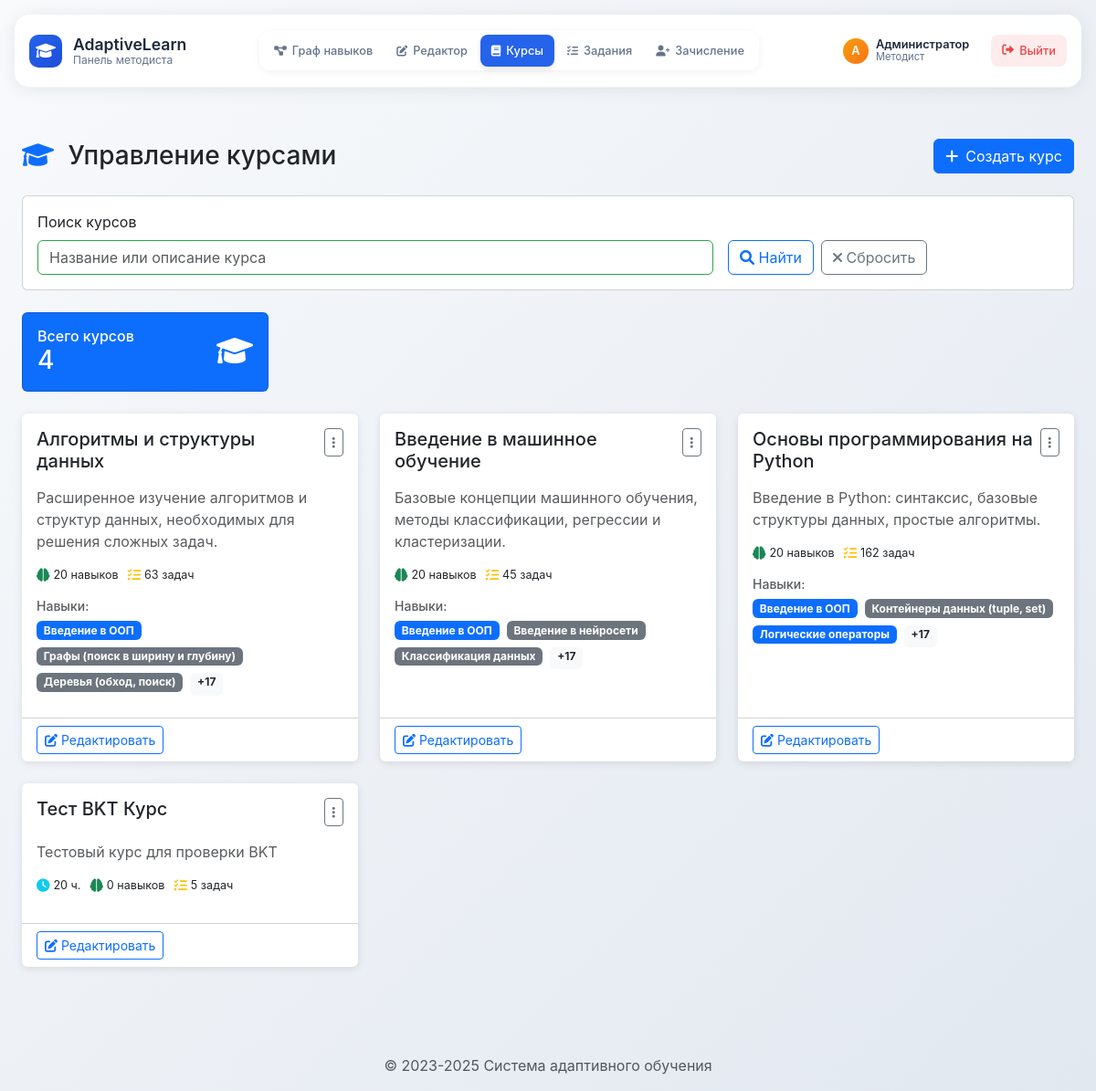
The page /methodist/courses/ (signed in) on the database as committed earlier.
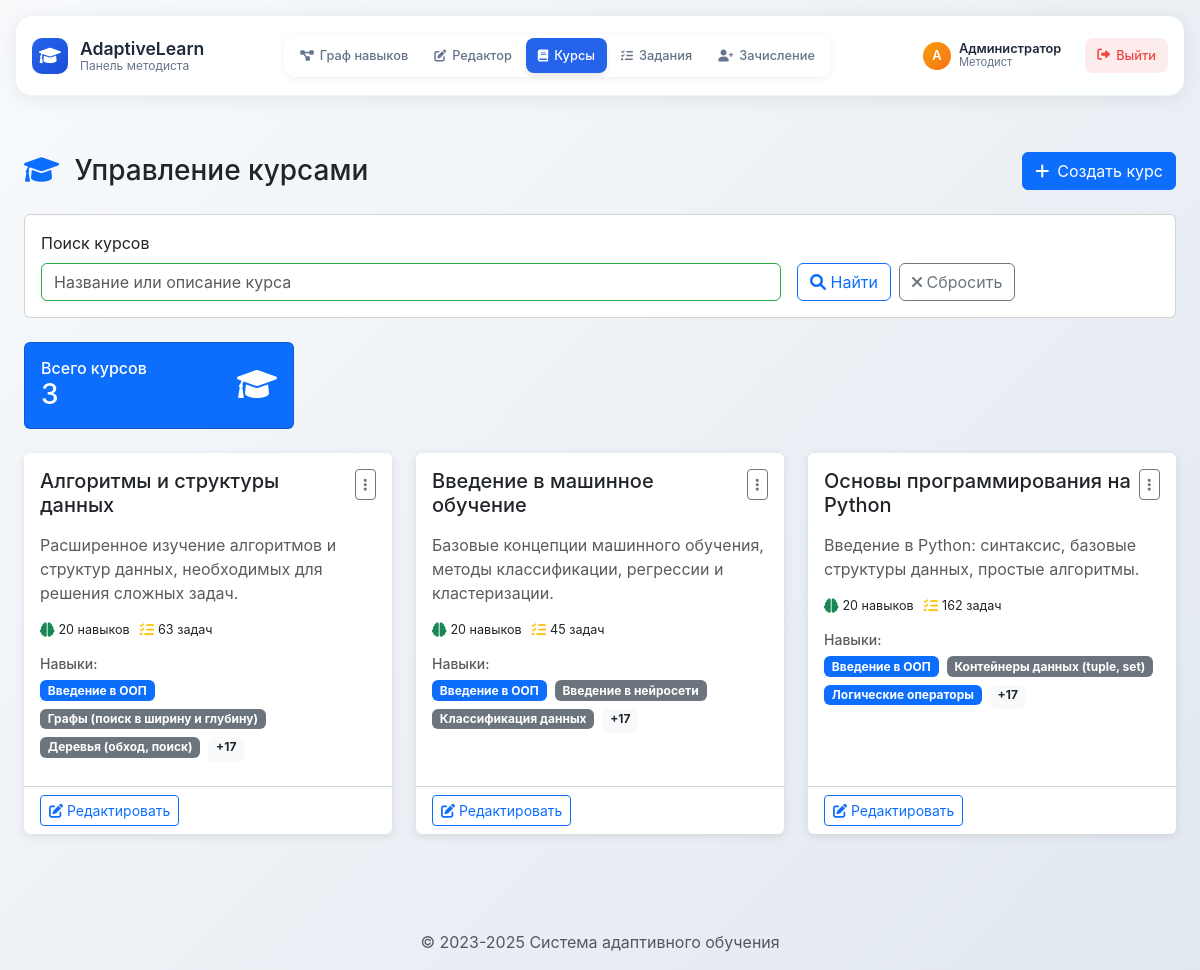
The same page on the database as committed later.
### skills/models.py (models this page shows, shortened)
class Course(models.Model):
    id = models.CharField(max_length=10, primary_key=True)
    name = models.CharField(max_length=255, verbose_name="Название курса")
    description = models.TextField(verbose_name="Описание")
    duration_hours = models.PositiveIntegerField(null=True, blank=True, verbose_name="Длительность (часы)")
    class Meta:
        verbose_name = "Курс"
        verbose_name_plural = "Курсы"

class Skill(models.Model):
    name = models.CharField(max_length=255, unique=True, verbose_name="Название навыка")
    description = models.TextField(blank=True, null=True, verbose_name="Описание навыка")
    is_base = models.BooleanField(default=False, verbose_name="Базовый навык")
    courses = models.ManyToManyField(Course, related_name="skills", verbose_name="Связанные курсы")
    prerequisites = models.ManyToManyField("self", symmetrical=False, blank=True, verbose_name="Необходимые навыки", related_name="dependent_skills")
    class Meta:
        verbose_name = "Навык"
        verbose_name_plural = "Навыки"
        ordering = ["name"]

### methodist/views_courses.py (the view)
# urls.py: path('courses/', views_courses.courses_list, name='methodist_courses'),
@login_required
@methodist_required
def courses_list(request):
    search_query = request.GET.get('search', '')
    courses = Course.objects.annotate(
        skills_count=Count('skills', distinct=True),
        tasks_count=Count('tasks', distinct=True)
    ).order_by('name')
    if search_query:
        courses = courses.filter(
            Q(name__icontains=search_query) |
            Q(description__icontains=search_query)
        )
    context = {
        'courses': courses,
        'search_query': search_query,
        'total_courses': courses.count(),
    }
    return render(request, 'methodist/courses_list.html', context)

### methodist/templates/methodist/courses_list.html (shortened to what this page needs)
{% extends 'methodist/base.html' %}
{% load static %}
{% block extra_css %}
<link rel="stylesheet" href="{% static 'methodist/css/courses.css' %}">
{% endblock %}
{% block content %}
<div class="container-fluid py-4">
    <div class="row">
        <div class="col-12">
            <div class="d-flex justify-content-between align-items-center mb-4">
                <h1 class="h3 mb-0">
                    <i class="fas fa-graduation-cap me-2 text-primary"></i>
                    Управление курсами
                </h1>
                <a href="{% url 'methodist_course_create' %}" class="btn btn-primary">
                    <i class="fas fa-plus me-2"></i>Создать курс
                </a>
            </div>
            <div class="card mb-4">
                <div class="card-body">
                    <form method="get" class="row g-3">
                        <div class="col-md-8">
                            <label for="search" class="form-label">Поиск курсов</label>
                            <input type="text" class="form-control" id="search" name="search"
                                   value="{{ search_query }}" placeholder="Название или описание курса">
                        </div>
                        <div class="col-md-4 d-flex align-items-end">
                            <button type="submit" class="btn btn-outline-primary me-2">
                                <i class="fas fa-search"></i> Найти
                            </button>
                            <a href="{% url 'methodist_courses' %}" class="btn btn-outline-secondary">
                                <i class="fas fa-times"></i> Сбросить
                            </a>
                        </div>
                    </form>
                </div>
            </div>
            <div class="row mb-4">
                <div class="col-md-3">
                    <div class="card bg-primary text-white">
                        <div class="card-body">
                            <div class="d-flex justify-content-between">
                                <div>
                                    <h6 class="card-title mb-0">Всего курсов</h6>
                                    <h3 class="mb-0">{{ total_courses }}</h3>
                                </div>
                                <div class="align-self-center">
                                    <i class="fas fa-graduation-cap fa-2x"></i>
                                </div>
                            </div>
                        </div>
                    </div>
                </div>
            </div>
            {% if courses %}
            <div class="row">
                {% for course in courses %}
                <div class="col-lg-6 col-xl-4 mb-4">
                    <div class="card course-card h-100">
                        <div class="card-body">
                            <div class="d-flex justify-content-between align-items-start mb-3">
                                <h5 class="card-title mb-0">{{ course.name }}</h5>
                                <div class="dropdown">
                                    <button class="btn btn-outline-secondary btn-sm dropdown-toggle" type="button"
                                            data-bs-toggle="dropdown">
                                        <i class="fas fa-ellipsis-v"></i>
                                    </button>
                                </div>
                            </div>
                            {% if course.description %}
                            <p class="card-text text-muted">{{ course.description|truncatewords:20 }}</p>
                            {% endif %}
                            <div class="course-meta mb-3">
                                {% if course.duration_hours %}
                                <div class="meta-item">
                                    <i class="fas fa-clock text-info me-1"></i>
                                    <small>{{ course.duration_hours }} ч.</small>
                                </div>
                                {% endif %}
                                <div class="meta-item">
                                    <i class="fas fa-brain text-success me-1"></i>
                                    <small>{{ course.skills_count }} навыков{{ course.skills_count|pluralize:"ов,а,ов" }}</small>
                                </div>
                                <div class="meta-item">
                                    <i class="fas fa-tasks text-warning me-1"></i>
                                    <small>{{ course.tasks_count }} задач{{ course.tasks_count|pluralize:"ие,ия,ий" }}</small>
                                </div>
                            </div>
                            {% if course.skills.all %}
                            <div class="skills-preview mb-2">
                                <h6 class="small text-muted mb-2">Навыки:</h6>
                                <div class="skills-tags">
                                    {% for skill in course.skills.all|slice:":3" %}
                                    <span class="badge {% if skill.is_base %}bg-primary{% else %}bg-secondary{% endif %} me-1 mb-1">
                                        {{ skill.name }}
                                    </span>
                                    {% endfor %}
                                    {% if course.skills_count > 3 %}
                                    <span class="badge bg-light text-dark">+{{ course.skills_count|add:"-3" }}</span>
                                    {% endif %}
                                </div>
                            </div>
                            {% endif %}
                        </div>
                        <div class="card-footer bg-transparent">
                            <a href="{% url 'methodist_course_edit' course.id %}" class="btn btn-outline-primary btn-sm">
                                <i class="fas fa-edit me-1"></i>Редактировать
                            </a>
                        </div>
                    </div>
                </div>
                {% endfor %}
            </div>
            {% endif %}
        </div>
    </div>
</div>
{% endblock %}

### methodist/templates/methodist/base.html (shortened to what this page needs)
{% load static %}
<!DOCTYPE html>
<html lang="ru">
<head>
    <link href="https://cdn.jsdelivr.net/npm/bootstrap@5.3.0-alpha1/dist/css/bootstrap.min.css" rel="stylesheet">
    <link rel="stylesheet" href="https://cdnjs.cloudflare.com/ajax/libs/font-awesome/6.0.0/css/all.min.css">
    {% block extra_css %}{% endblock %}
</head>
<body class="methodist-theme">
    <header class="modern-header">
        <div class="header-container">
            <a href="/methodist/" class="brand">
                <div class="brand-icon">
                    <i class="fas fa-graduation-cap"></i>
                </div>
                <div class="brand-text">
                    <div class="brand-title">AdaptiveLearn</div>
                    <div class="brand-subtitle">Панель методиста</div>
                </div>
            </a>
            <nav class="nav-section">
                <div class="nav-tabs-compact">
                    <a href="/methodist/" class="nav-link-compact {% if request.resolver_match.url_name == 'methodist_index' %}active{% endif %}">
                        <i class="fas fa-project-diagram"></i>
                        <span>Граф навыков</span>
                    </a>
                    <a href="/methodist/edit/" class="nav-link-compact {% if 'edit' in request.path %}active{% endif %}">
                        <i class="fas fa-edit"></i>
                        <span>Редактор</span>
                    </a>
                    <a href="/methodist/courses/" class="nav-link-compact {% if 'courses' in request.path %}active{% endif %}">
                        <i class="fas fa-book"></i>
                        <span>Курсы</span>
                    </a>
                    <a href="/methodist/tasks/" class="nav-link-compact {% if 'tasks' in request.path %}active{% endif %}">
                        <i class="fas fa-tasks"></i>
                        <span>Задания</span>
                    </a>
                    <a href="/methodist/enrollment/" class="nav-link-compact {% if 'enrollment' in request.path %}active{% endif %}">
                        <i class="fas fa-user-plus"></i>
                        <span>Зачисление</span>
                    </a>
                </div>
            </nav>
            <div class="user-section">
                {% if user.is_authenticated %}
                    <div class="user-info">
                        <div class="user-avatar">
                            {{ user.first_name|first|default:user.username|first|upper }}
                        </div>
                        <div class="user-details">
                            <div class="user-name">{{ user.first_name|default:user.username }}</div>
                            <div class="user-role">Методист</div>
                        </div>
                    </div>
                    <a href="/logout/" class="logout-btn">
                        <i class="fas fa-sign-out-alt"></i>
                        <span>Выйти</span>
                    </a>
                {% else %}
                    <a href="/login/" class="nav-link-compact">
                        <i class="fas fa-sign-in-alt"></i>
                        <span>Войти</span>
                    </a>
                {% endif %}
            </div>
        </div>
    </header>
    <div class="container">
        <main>
            {% block content %}{% endblock %}
        </main>
        <footer class="mt-5 text-center text-muted">
            <p>© 2023-2025 Система адаптивного обучения</p>
        </footer>
    </div>
</body>
</html>

### methodist/templates/methodist/base.html (style rules this page uses)
:root { --primary-color: #2563eb; --primary-dark: #1d4ed8; --secondary-color: #64748b; --accent-color: #f59e0b; --success-color: #10b981; --danger-color: #ef4444; --text-color: #1e293b; --text-muted: #64748b; --border-color: #e2e8f0; --bg-light: #f8fafc; --shadow: 0 4px 6px -1px rgba(0, 0, 0, 0.1); }
html, body { margin: 0; padding: 0; }
body { background: linear-gradient(135deg, #f8fafc 0%, #e2e8f0 100%); min-height: 100vh; font-family: 'Inter', -apple-system, BlinkMacSystemFont, sans-serif; }
.modern-header { position: relative; background: rgba(255, 255, 255, 0.95); backdrop-filter: blur(20px); border-bottom: 1px solid rgba(226, 232, 240, 0.5); box-shadow: 0 2px 20px rgba(0, 0, 0, 0.08); height: 80px; margin: 1rem 1rem 2rem 1rem; border-radius: 16px; }
.header-container { max-width: 1400px; margin: 0 auto; padding: 0 1rem; height: 100%; display: flex; align-items: center; justify-content: space-between; }
.brand { display: flex; align-items: center; gap: 0.75rem; text-decoration: none; color: var(--text-color); font-weight: 600; font-size: 1.1rem; }
.brand-icon { width: 36px; height: 36px; background: linear-gradient(135deg, var(--primary-color), var(--primary-dark)); border-radius: 10px; display: flex; align-items: center; justify-content: center; color: white; font-size: 1.1rem; }
.brand-text { display: flex; flex-direction: column; line-height: 1.2; }
.brand-title { font-size: 1.1rem; font-weight: 600; }
.brand-subtitle { font-size: 0.75rem; color: var(--text-muted); font-weight: 400; }
.nav-section { display: flex; align-items: center; gap: 0.5rem; }
.nav-tabs-compact { display: flex; background: rgba(255, 255, 255, 0.8); border-radius: 12px; padding: 0.25rem; box-shadow: 0 2px 8px rgba(0, 0, 0, 0.06); gap: 0.125rem; }
.nav-link-compact { padding: 0.5rem 0.75rem; border-radius: 8px; color: var(--text-muted); font-weight: 500; text-decoration: none; font-size: 0.8rem; transition: all 0.2s ease; white-space: nowrap; display: flex; align-items: center; gap: 0.375rem; }
.nav-link-compact.active { background: var(--primary-color); color: white; box-shadow: var(--shadow); }
.nav-link-compact i { font-size: 0.75rem; }
.user-section { display: flex; align-items: center; gap: 0.75rem; }
.user-info { display: flex; align-items: center; gap: 0.5rem; padding: 0.5rem 0.75rem; background: rgba(255, 255, 255, 0.8); border-radius: 12px; font-size: 0.8rem; }
.user-avatar { width: 28px; height: 28px; background: linear-gradient(135deg, var(--accent-color), #f97316); border-radius: 50%; display: flex; align-items: center; justify-content: center; color: white; font-weight: 600; font-size: 0.8rem; }
.user-details { display: flex; flex-direction: column; line-height: 1.2; }
.user-name { font-weight: 600; color: var(--text-color); }
.user-role { color: var(--text-muted); font-size: 0.7rem; }
.logout-btn { padding: 0.5rem 0.75rem; background: rgba(239, 68, 68, 0.1); color: var(--danger-color); border: none; border-radius: 8px; text-decoration: none; font-size: 0.8rem; font-weight: 500; transition: all 0.2s ease; display: flex; align-items: center; gap: 0.375rem; }
.container { max-width: 1400px; }

Rows that differ between the two databases and show on the page:
removed Course: name "Тест BKT Курс", description "Тестовый курс для проверки BKT", duration_hours "20", skills_count "0", tasks_count "5"
Other text that changed with them:
{{ total_courses }}: "4" → "3"
